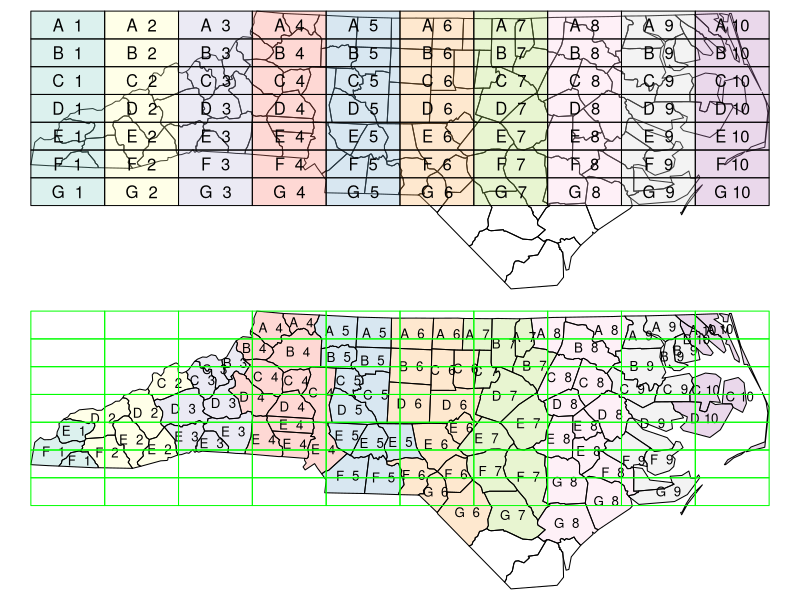
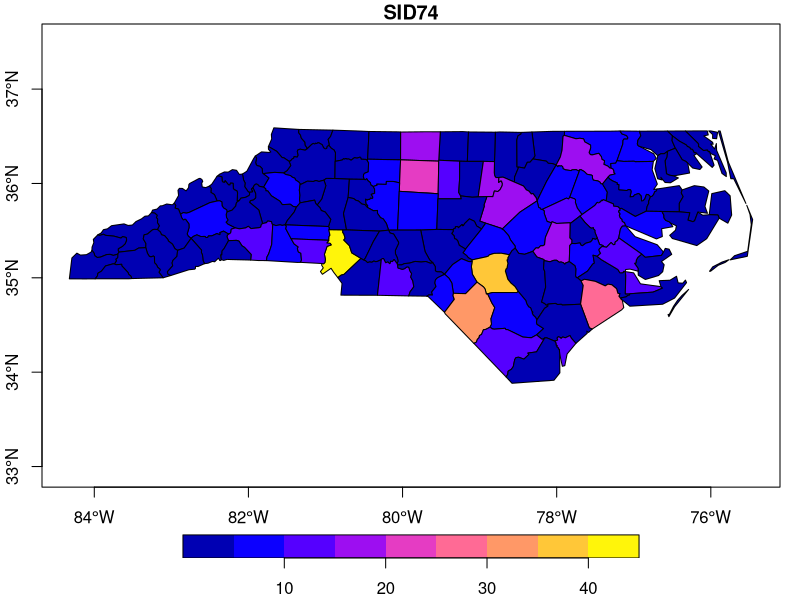
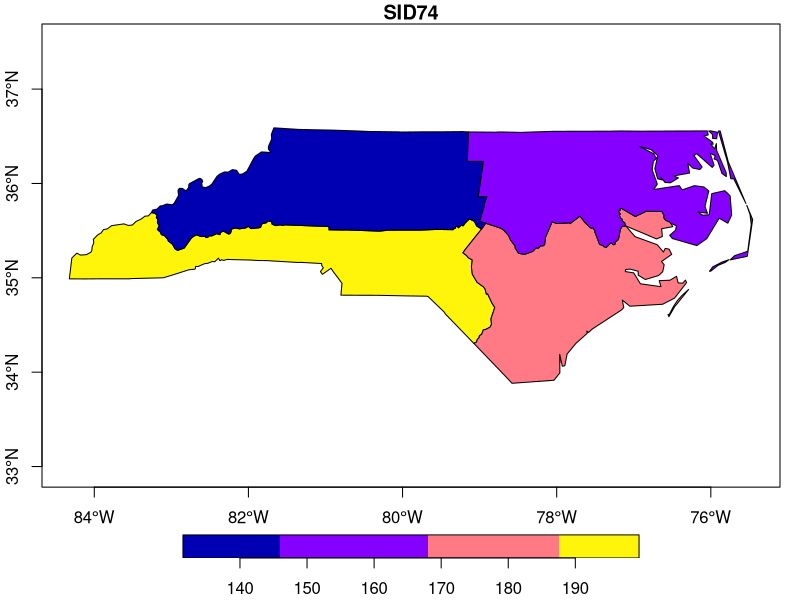

Reproduce these figures in R, in order.
## ---- chunk 1
library(sf)
library(dplyr)
system.file("gpkg/nc.gpkg", package="sf") %>%
	read_sf() %>%
	st_transform(32119) %>%
	select(BIR74, SID74, NAME) %>%
	st_centroid() %>%
	head(n = 1) -> x # save as x
st_geometry(x)[[1]]
## ---- chunk 2
# example of largest = TRUE:
nc <- st_transform(read_sf(system.file("shape/nc.shp", package="sf")), 2264)
gr = st_sf(
         label = apply(expand.grid(1:10, LETTERS[10:1])[,2:1], 1, paste0, collapse = " "),
         geom = st_make_grid(nc))
gr$col = sf.colors(10, categorical = TRUE, alpha = .3)
# cut, to check, NA's work out:
gr = gr[-(1:30),]
suppressWarnings(nc_j <- st_join(nc, gr, largest = TRUE))
# the two datasets:
opar = par(mfrow = c(2,1), mar = rep(0,4))
plot(st_geometry(nc_j))
plot(st_geometry(gr), add = TRUE, col = gr$col)
text(st_coordinates(st_centroid(st_geometry(gr))), labels = gr$label)
# the joined dataset:
plot(st_geometry(nc_j), border = 'black', col = nc_j$col)
text(st_coordinates(st_centroid(st_geometry(nc_j))), labels = nc_j$label, cex = .8)
plot(st_geometry(gr), border = 'green', add = TRUE)
par(opar)
## ---- chunk 3
nc <- read_sf(system.file("gpkg/nc.gpkg", package="sf"))
plot(nc["SID74"], axes = TRUE)
sf_use_s2(TRUE)
# encode quadrant by two logicals:
nc$lng = st_coordinates(st_centroid(st_geometry(nc)))[,1] > -79
nc$lat = st_coordinates(st_centroid(st_geometry(nc)))[,2] > 35.5
nc.grp = aggregate(nc["SID74"], list(nc$lng, nc$lat), sum)
plot(nc.grp["SID74"], axes = TRUE)
## ---- chunk 4
nc <- st_transform(nc, 2264)
a = aggregate(nc["SID74"], gr, sum)
c(sid74_sum_counties = sum(nc$SID74), sid74_sum_rectangles = sum(a$SID74, na.rm = TRUE))
